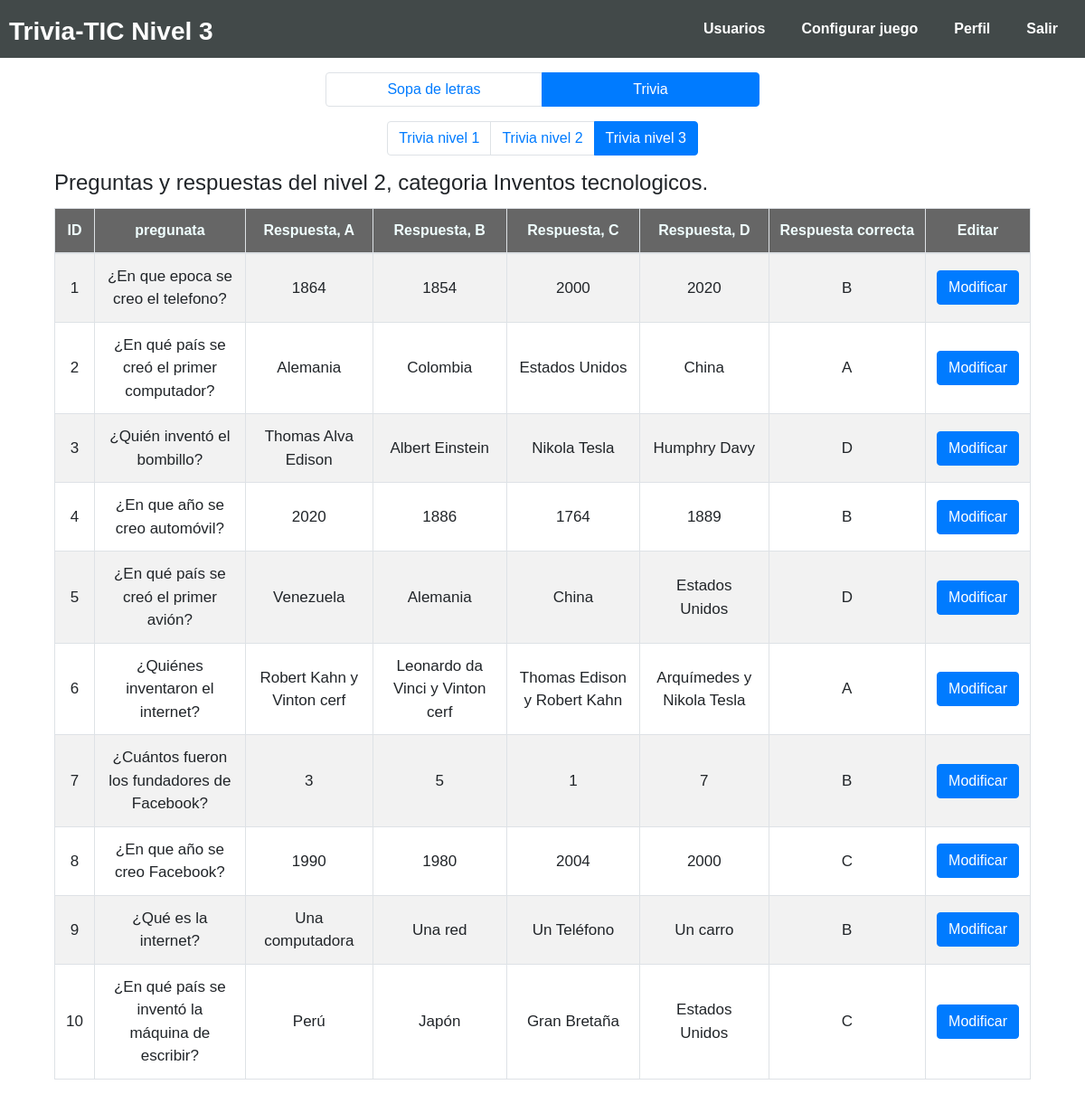
Before: /confi_juego/trivia/trivia_nv3.php (signed in) with the older database file.
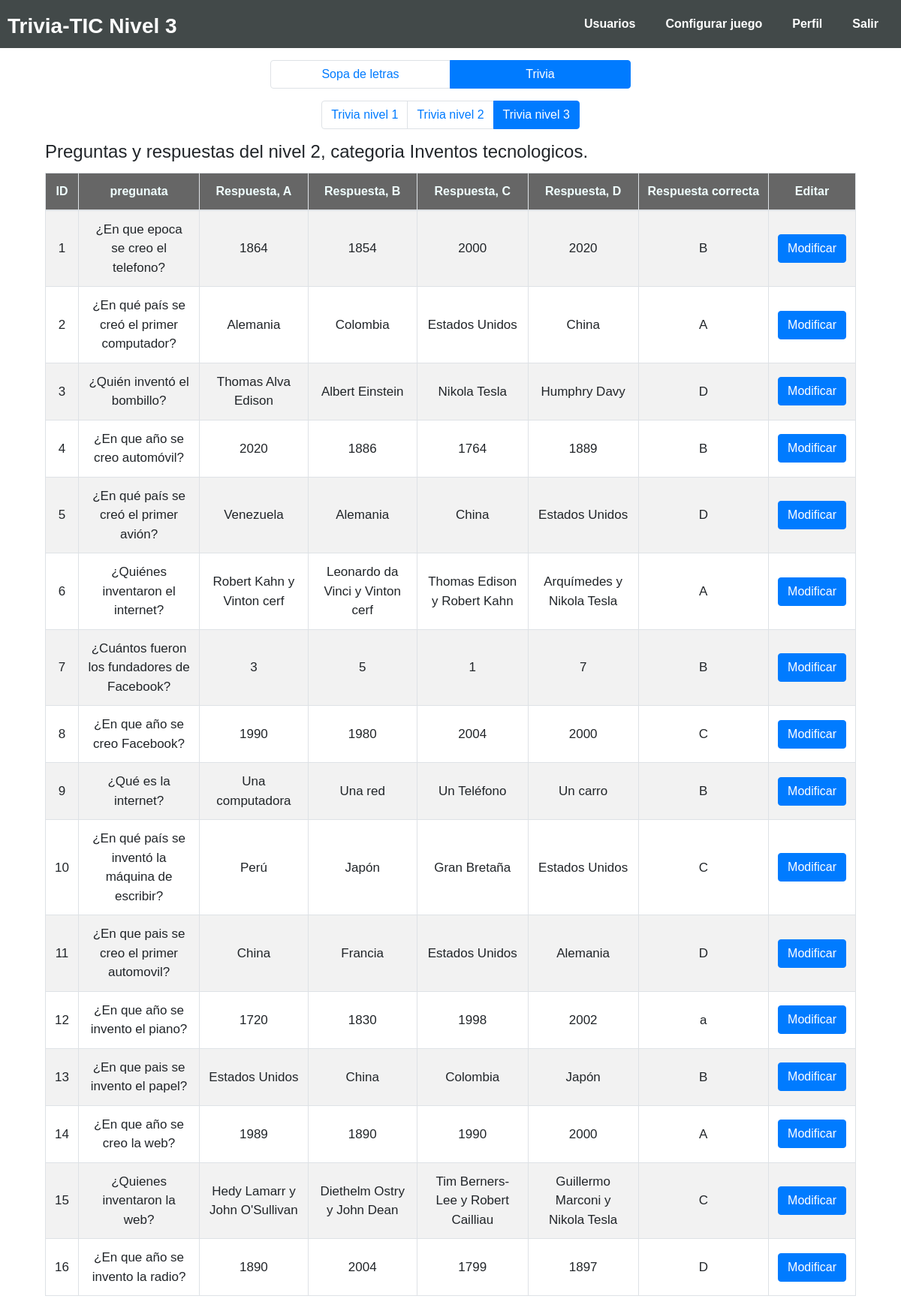
After: the same page with the newer database file.
### tables this page shows
CREATE TABLE `trivia_nivel3` (
  `id_pregunta` int(11) NOT NULL,
  `pregunta` varchar(255) NOT NULL,
  `respuesta1` varchar(255) NOT NULL,
  `respuesta2` varchar(255) NOT NULL,
  `respuesta3` varchar(255) NOT NULL,
  `respuesta4` varchar(255) NOT NULL,
  `respuesta_correcta` varchar(1) NOT NULL
);

### confi_juego/trivia/php/consul_nv3.php (called while the page is built)
<?php
require ('../../php/conexion.php');
$pdo -> setAttribute(PDO::ATTR_ERRMODE, PDO::ERRMODE_EXCEPTION);
$query = $pdo->prepare("SELECT * FROM trivia_nivel3 ");
$query->execute();
 ?>

### confi_juego/trivia/trivia_nv3.php (the view, shortened to what this page needs)
<!DOCTYPE html>
<html lang="en">
<head>
    <link rel="stylesheet" type="text/css" href="../../css/bootstrap.css">
    <link rel="stylesheet" type="text/css" href="../../css/cargando.css">
    <link rel="stylesheet" type="text/css" href="../../css/maquinawrite.css">
    <link rel="stylesheet" href="../../css/estyle.css">
    <link rel="stylesheet" href="style.css">
</head>
<body>
    <nav class="navbar1 navbar-expand-lg1 navbar-light1 bg-light1">
        <div class="collapse1 navbar-collapse1" id="navbarNav">
            <p class="pa"> <b><span style="color: white;">Trivia-TIC Nivel 3</span> </b></p>
            <ul class="navbar-nav1">
                <li class="nav-item1 active1">
                    <a class="nav-link1" href="../../administrador/index.php"><b> Usuarios</b> <span class="sr-only1"></span></a>
                </li>
                <li class="nav-item1">
                    <a class="nav-link1" href="#"><b> Configurar juego</b></a>
                </li>
                <li class="nav-item1">
                    <a class="nav-link1" href="../perfil/perfil_admin.php"><b>Perfil</b></a>
                </li>
                <li class="nav-item1">
                    <a class="nav-link1" href="../../php/salir.php"><b>Salir</b></a>
                </li>
            </ul>
        </div>
    </nav>
    <ul class="pagination pagination_juegos">
        <li class="page-item">
            <div>
                <a class="page-link" href="../sopa/index.php">Sopa de letras</a>
            </div>
        </li>
        <li class="page-item active">
            <div>
                <a class="page-link" href="#">Trivia</a>
            </div>
        </li>
    </ul>
    <div class="div_pagination">
        <ul class="ul_paginacion pagination">
            <li class="page-item">
                <a class="page-link" href="trivia.php">
                    <div class="a-pagination"> Trivia nivel 1</div>
                </a>
            </li>
            <li class="page-item">
                <a class="page-link" href="trivia_nv2.php">
                    <div class="a-pagination"> Trivia nivel 2</div>
                </a>
            </li>
            <li class="page-item active">
                <a class="page-link" href="#">
                <div class="a-pagination"> Trivia nivel 3</div>
                </a>
            </li>
        </ul>
    </div>
    <div class="div_titulo">
        <h4 class="h4_titulo">Preguntas y respuestas del nivel 2, categoria Inventos tecnologicos.</h4>
    </div>
    <div class="tabla clearfix">
        <div class="contenedor_tabla">
            <div class="table-responsive" style="align-items: center;">
                <table class="table table-bordered table-striped table-hover">
                    <thead>
                        <tr class="tr">
                            <th scope="col">ID</th>
                            <th scope="col">pregunata</th>
                            <th scope="col">Respuesta, A</th>
                            <th scope="col">Respuesta, B</th>
                            <th scope="col">Respuesta, C</th>
                            <th scope="col">Respuesta, D</th>
                            <th scope="col">Respuesta correcta</th>
                            <th scope="col">Editar</th>
                        </tr>
                    </thead>
                    <tbody>
                        <?php
                        include("php/consul_nv3.php");
                        while ($dataCliente = $query->fetch(PDO::FETCH_ASSOC)) { ?>
                            <tr>
                                <td><?php echo $dataCliente['id_pregunta']; ?></td>
                                <td><?php echo $dataCliente['pregunta']; ?></td>
                                <td><?php echo $dataCliente['respuesta1']; ?></td>
                                <td><?php echo $dataCliente['respuesta2']; ?></td>
                                <td><?php echo $dataCliente['respuesta3']; ?></td>
                                <td><?php echo $dataCliente['respuesta4']; ?></td>
                                <td><?php echo $dataCliente['respuesta_correcta']; ?></td>
                                <td>
                                    <button type="button" class="btn btn-primary" data-toggle="modal" data-target="#nivel<?php echo $dataCliente['id_pregunta']; ?>">
                                        Modificar
                                    </button>
                                </td>
                            </tr>
                        <?php } ?>
                </table>
            </div>
        </div>
    </div>
</body>
</html>

Changed rows visible on the page:
added trivia_nivel3: id_pregunta "11", pregunta "¿En que pais se creo el primer automovil?", respuesta1 "China", respuesta2 "Francia", respuesta3 "Estados Unidos", respuesta4 "Alemania", respuesta_correcta "D"
added trivia_nivel3: id_pregunta "12", pregunta "¿En que año se invento el piano?", respuesta1 "1720", respuesta2 "1830", respuesta3 "1998", respuesta4 "2002", respuesta_correcta "a"
added trivia_nivel3: id_pregunta "13", pregunta "¿En que pais se invento el papel?", respuesta1 "Estados Unidos", respuesta2 "China", respuesta3 "Colombia", respuesta4 "Japón", respuesta_correcta "B"
added trivia_nivel3: id_pregunta "14", pregunta "¿En que año se creo la web?", respuesta1 "1989", respuesta2 "1890", respuesta3 "1990", respuesta4 "2000", respuesta_correcta "A"
added trivia_nivel3: id_pregunta "15", pregunta "¿Quienes inventaron la web?", respuesta1 "Hedy Lamarr y John O'Sullivan", respuesta2 "Diethelm Ostry y John Dean", respuesta3 "Tim Berners-Lee y Robert Cailliau", respuesta4 "Guillermo Marconi y Nikola Tesla", respuesta_correcta "C"
added trivia_nivel3: id_pregunta "16", pregunta "¿En que año se invento la radio?", respuesta1 "1890", respuesta2 "2004", respuesta3 "1799", respuesta4 "1897", respuesta_correcta "D"
